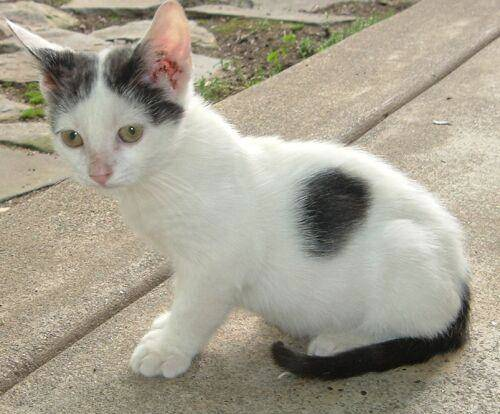
#> input picture ComputerVision/images/cat.3.jpg, 500 x 414 px
$ jupyter execute --allow-errors 'openCv快速入门——腐蚀，膨胀操作.ipynb'   (shell and % lines are left out)
#> lines starting #> are read from the running program, lines starting #| are printed output that depends on the picture; after the words box and inside, x2 and y2 are one past the last pixel; in counts of white or black regions, pixels touching at a corner belong together
[cell 1]
import matplotlib.pyplot as plt
import numpy as np
import cv2

def img_change_chanels(img):
    return cv2.merge(cv2.split(img)[::-1])

def show(img):
    plt.imshow(img)
    cv2.waitKey(0)
    cv2.destroyAllWindows()

def show_sub(images,x,y):
    for i in range(len(images)):
        plt.subplot(x,y,i+1)
        plt.imshow(images[i])
    cv2.waitKey(0)
    cv2.destroyAllWindows()

[cell 2]
cat = cv2.imread("./images/cat.3.jpg")
#> cat is the input picture: shape (414, 500, 3); mean B, G, R 144.3, 159.9, 165.9
dog = cv2.imread("./images/dog.3.jpg")
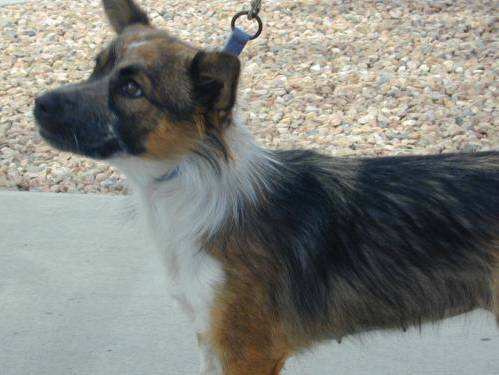
#> input picture ComputerVision/images/dog.3.jpg, 499 x 375 px
#> dog is the input picture: shape (375, 499, 3); mean B, G, R 126, 131.7, 130.7
cat = img_change_chanels(cat)
dog = img_change_chanels(dog)

[cell 3]
img = cv2.imread("./images/fushi.1.png")
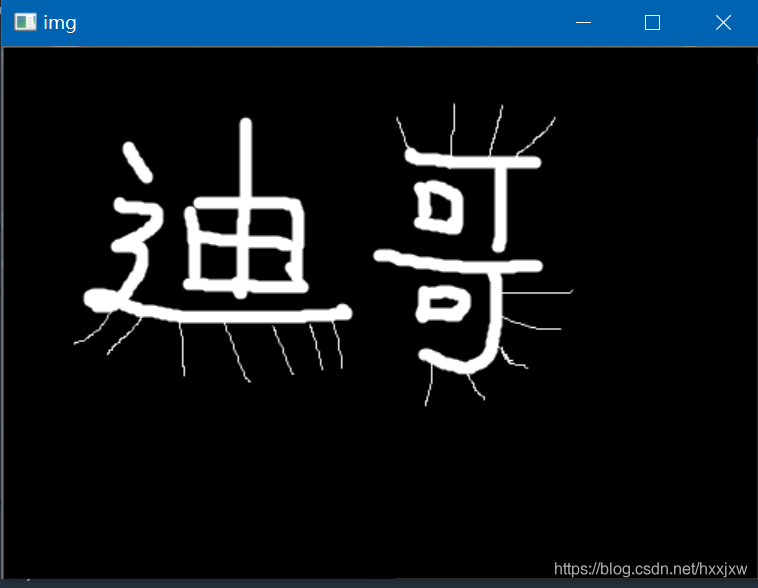
#> input picture ComputerVision/images/fushi.1.png, 758 x 588 px
#> img is the input picture: shape (588, 758, 3); mean B, G, R 30.2, 23.9, 16.1
img = img_change_chanels(img)

### 腐蚀操作
#### 解释：作用在二分值图像之中，如果255为中心，且在一个卷积核中出现了0，则将该点腐蚀成为0

[cell 4]
# 手写腐蚀操作

[cell 5]
def fushi_img(img,size = 3,iter_num = 1):
    """
    图片，卷积核大小，腐蚀次数
    """
    new_img = np.copy(img)
    padding_size = size//2
    # 填充
    for number in range(iter_num):
        new_img = cv2.copyMakeBorder(new_img,padding_size,padding_size,padding_size,padding_size,cv2.BORDER_CONSTANT,value = 255)
        new_r,new_g,new_b = cv2.split(new_img)
        r,g,b = cv2.split(img)
        for i in range(len(new_r)-size):
            for j in range(len(new_r[0])-size):
                fc = new_r[i:i+size,j:j+size]
                if 0 in fc :
                    r[i][j] = 0
                    g[i][j] = 0
                    b[i][j] = 0
        new_img = cv2.merge([r,g,b])

    return new_img

[cell 6]
show(img)

[cell 7]
img.shape
#> Out = (588, 758, 3)

[cell 8]
# 二值化处理

[cell 9]
def getBinImage(img,thres = 127,max_num = 255):
#> called with thres = 127, max_num = 255
    indexs = np.mean(img,axis=2)
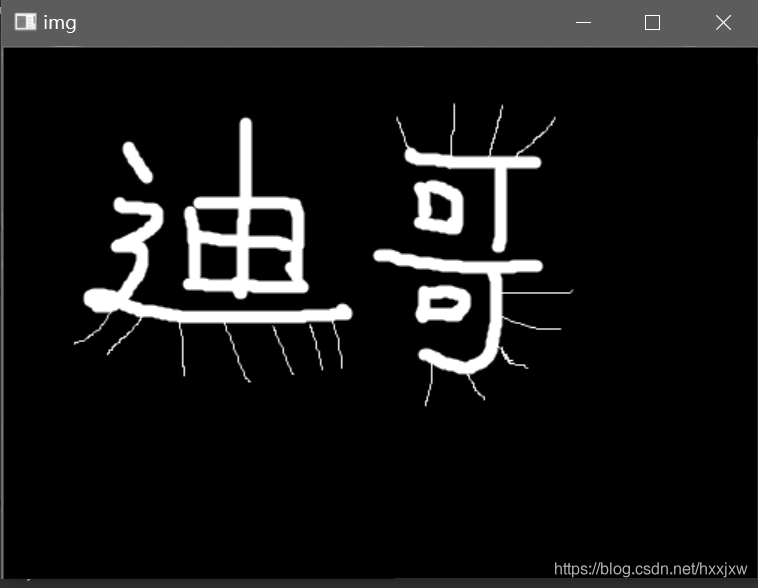
#> indexs: shape (588, 758) float64; min 0, max 255, mean 23.4
    chanel = np.copy(img[:,:,0])
    for i in range(len(indexs)):
        for j in range(len(indexs[0])):
            if indexs[i][j]<thres:
                chanel[i][j] = 0
            else:
                chanel[i][j] = max_num
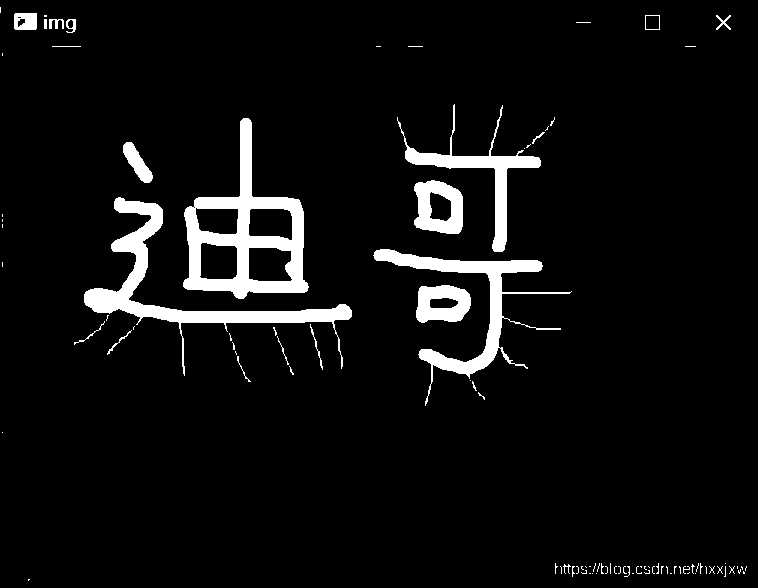
#> chanel: shape (588, 758); 5.9% white; 98 white regions (76 under 20 px), largest, box (x1, y1, x2, y2) and area: (183, 118, 309, 299) 7433, (84, 197, 352, 376) 6015, (373, 249, 572, 406) 4452
    return cv2.merge([chanel,chanel,chanel])

[cell 10]
img = getBinImage(img)

[cell 11]
show(img)

[cell 12]
new_img = fushi_img(img,iter_num=2)
#> the loop in fushi_img, `for number in range(iter_num):` made 2 passes
#> pass 1, in fushi_img, `new_r,new_g,new_b = cv2.split(new_img)`:
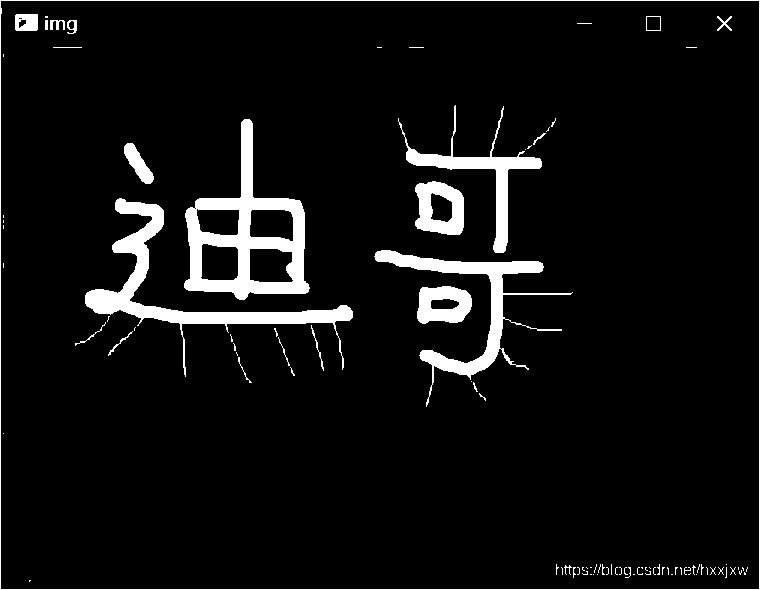
#> new_r: shape (590, 760); 6.5% white; 98 white regions (75 under 20 px), largest, box (x1, y1, x2, y2) and area: (184, 119, 310, 300) 7433, (85, 198, 353, 377) 6015, (374, 250, 573, 407) 4452
#> pass 1, in fushi_img, `new_r,new_g,new_b = cv2.split(new_img)`:
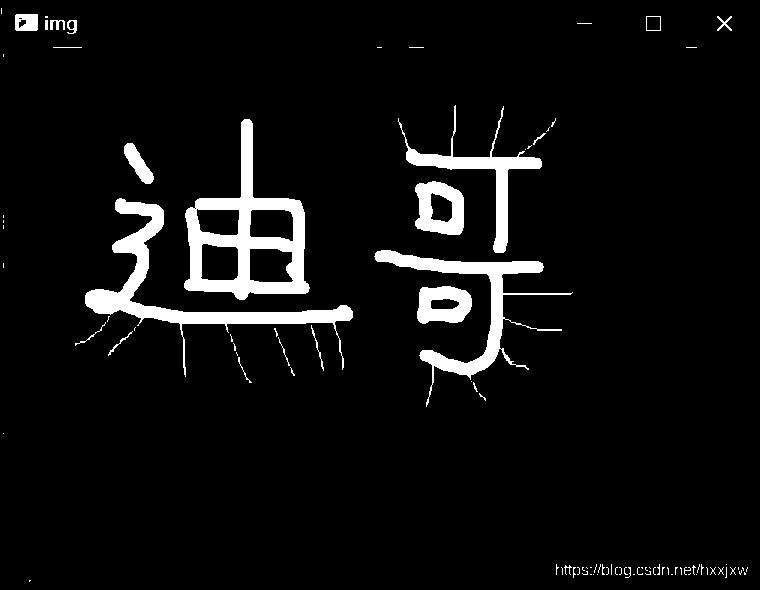
#> new_g: shape (590, 760); 5.9% white; 98 white regions (76 under 20 px), largest, box (x1, y1, x2, y2) and area: (184, 119, 310, 300) 7433, (85, 198, 353, 377) 6015, (374, 250, 573, 407) 4452
#> pass 1, in fushi_img, `new_img = cv2.merge([r,g,b])`:
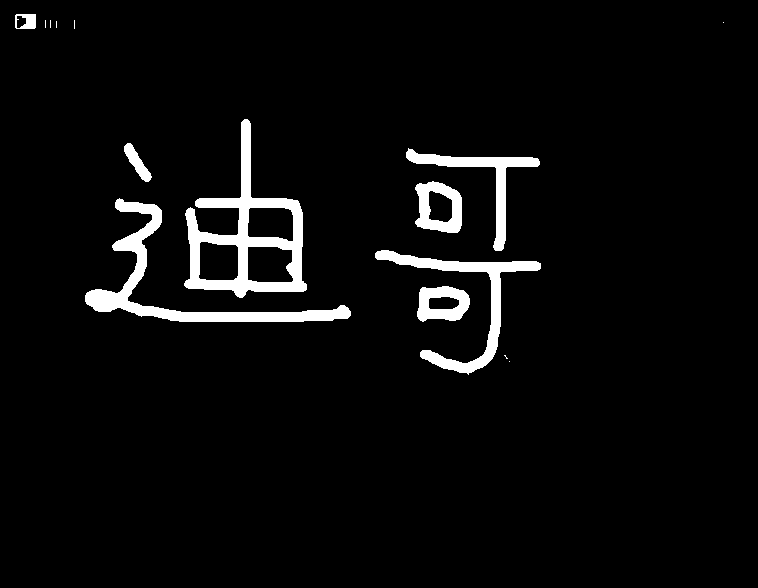
#> new_img: shape (588, 758, 3); 4.4% white; 15 white regions (7 under 20 px), largest, box (x1, y1, x2, y2) and area: (184, 119, 307, 298) 6193, (85, 198, 351, 322) 4792, (375, 250, 541, 375) 3289
#> after the loop in fushi_img, `for number in range(iter_num):`:
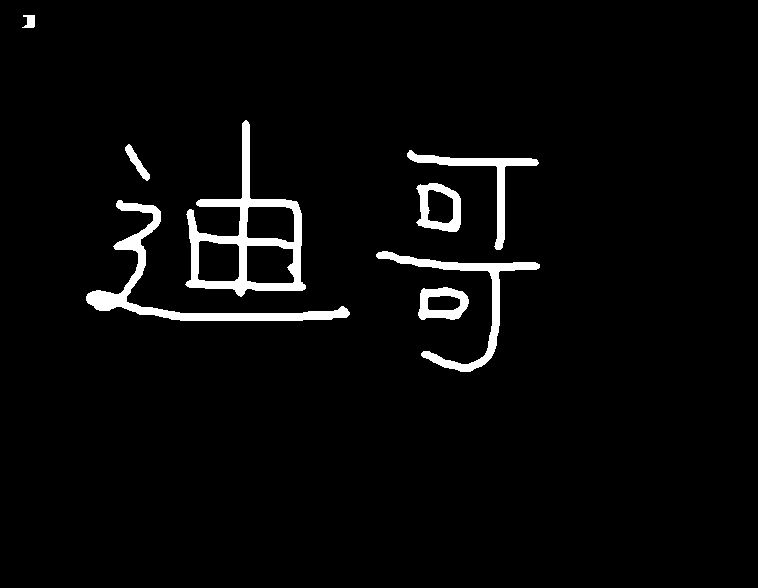
#> b: shape (588, 758); 3.5% white; 8 white regions, largest, box (x1, y1, x2, y2) and area: (185, 120, 306, 297) 4940, (86, 200, 350, 321) 3784, (376, 251, 540, 372) 2540

[cell 13]
show(new_img)

### 膨胀操作
#### 解释： 与腐蚀操作相反，核中有一个255就将它变成255

[cell 14]
# 手写膨胀操作
def pengzhang_img(img,size = 3,iter_num = 1):
    """
    图片，卷积核大小，腐蚀次数
    """
    new_img = np.copy(img)
    padding_size = size//2
    # 填充
    for number in range(iter_num):
        new_img = cv2.copyMakeBorder(new_img,padding_size,padding_size,padding_size,padding_size,cv2.BORDER_CONSTANT,value = 255)
        new_r,new_g,new_b = cv2.split(new_img)
        r,g,b = cv2.split(img)
        for i in range(len(new_r)-size):
            for j in range(len(new_r[0])-size):
                fc = new_r[i:i+size,j:j+size]
                if 255 in fc :
                    r[i][j] = 255
                    g[i][j] = 255
                    b[i][j] = 255
        new_img = cv2.merge([r,g,b])

    return new_img

#> (a cell that did not finish here is left out)

#> (a cell that did not finish here is left out)

### openCv api演示

[cell 17]
kernel = np.ones([3,3],dtype='uint8')
o_new_img = cv2.erode(img,kernel)

[cell 18]
total = np.hstack([new_img,o_new_img])
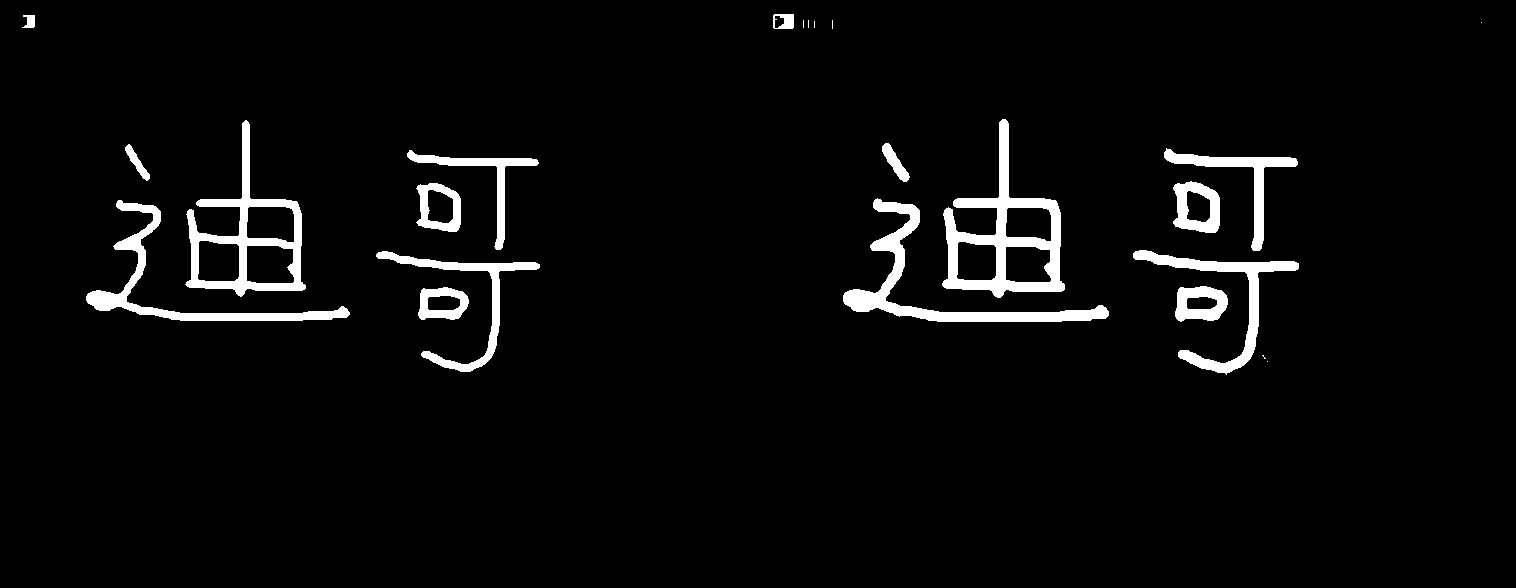
#> total: shape (588, 1516, 3); 4% white; 23 white regions (7 under 20 px), largest, box (x1, y1, x2, y2) and area: (942, 119, 1065, 298) 6193, (185, 120, 306, 297) 4940, (843, 198, 1109, 322) 4792
show(total)
# [5 lines of commented-out code are left out]

[cell 19]
o_p_new_img = cv2.dilate(o_new_img,kernel)
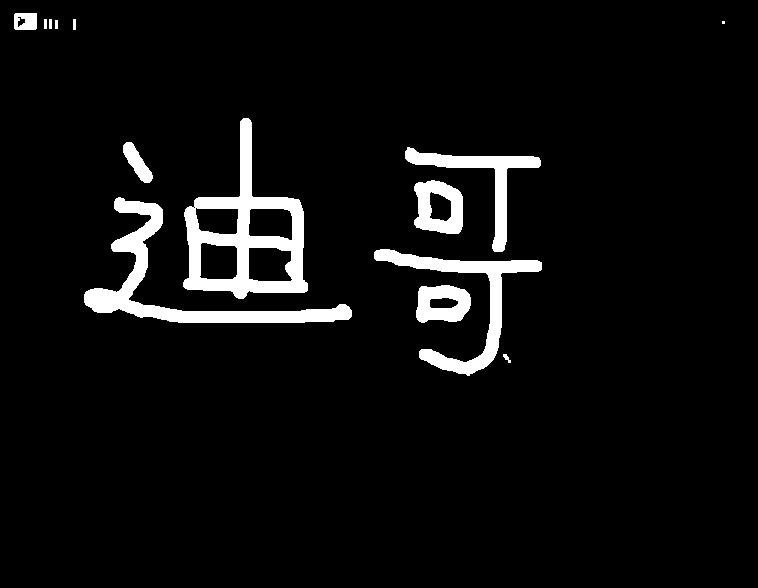
#> o_p_new_img: shape (588, 758, 3); 5.4% white; 14 white regions (1 under 20 px), largest, box (x1, y1, x2, y2) and area: (183, 118, 308, 299) 7431, (84, 197, 352, 323) 5810, (374, 249, 542, 376) 4047
show(o_p_new_img)
